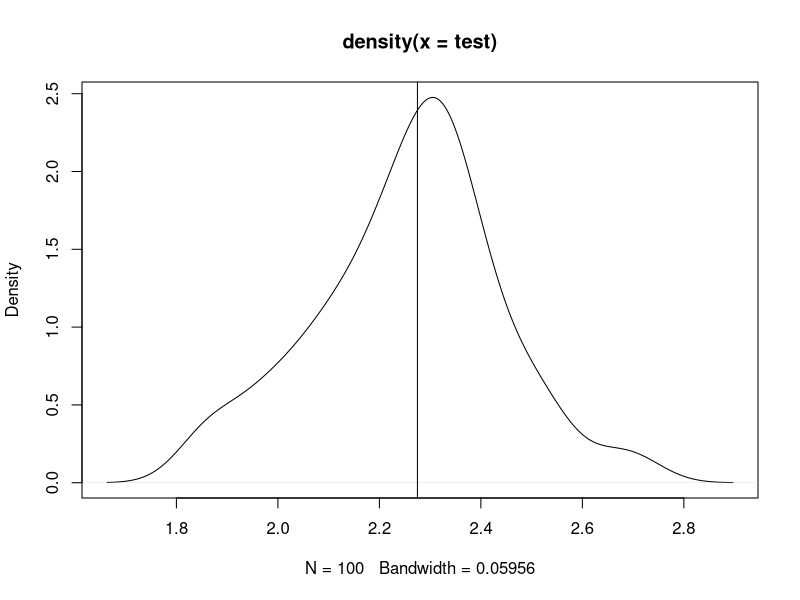
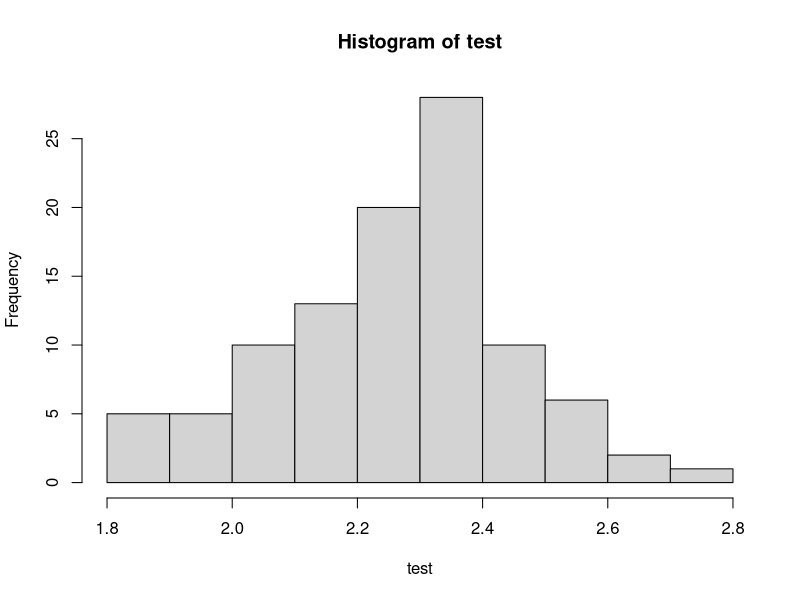

Here is the R script that generated these plots, in order:
#######################
###### PROBLEM 1 ######

# STATUS: FINISHED (may want to modify 1c, but it works)
# ************************************************************
setwd("~/Google Drive/STA 243/HW4")

# *** A ***
# Evaluate an integral x^2 dx from 0 to 1
# Should produce (1/3)...and it does!

func.a = function(samps)
{
    # Use f(x) = 1 = Unif(0,1)
    # and h(x) = x^2, where x ~ f(x)
    x = runif(samps, 0 , 1) 
    sample = (x)^2
    
    out = (1/samps)*sum(sample)
    out
}
func.a(1e6)


# *** B ***

# Should produce ~3.483...and it does!

# TAKE f(x,y) = 1/4, then take Uniform density for each int bounds.
# Since 1/4 * (4)*(1) = 1
# h(x,y) = 4*(x^2)*cos(x*y)

func.b = function(samps)
{
    x <- runif(samps, -2, 2)
    y <- runif(samps, 0, 1)
    sample = 4*(x^2)*cos(x*y)
    out = (1/samps)*sum(sample)
    out
}
func.b(1e6)


# *** C ***

# NOTE: Should get about 2.275...and it does!
# But the form is a bit awkward, and there's a LOT of variability.
# This is due to the huge range of the intergral (0 to infinity)
# Consider transforming x and changing integral bounds?

# OH Solutions (may not use): h(x) =  (3*gamma(5)/2^7) * exp(-(x^3)/4 + 2x)
# This is when you try with Exp(1) or with Gamma(5, 1) instead

# Splits expression into f(x) = Gamma density and h(x) = the rest
func.c <- function(samps)
{
    # Use f(x) = ((1/4)^5)/gamma(5) * x^4*exp(-x/4) ~ Gamma(5, 0.25)
    # Use h(x) = (3/4) * (gamma(5))/((1/4)^5) * exp((x/4) - (x^3/4))
    x <- rgamma(samps, 5, 0.25)
    sample <- (3/4) * (gamma(5)/((0.25)^5)) * exp((x/4) - (x^3/4))

    out <- (1/samps)*sum(sample)
    out
}

test = numeric(100)
for(i in 1:100)
{
    test[i] = func.c(5e5)
}
plot(density(test))
abline(v = 2.275)

func.c(1e6)
hist(test)
